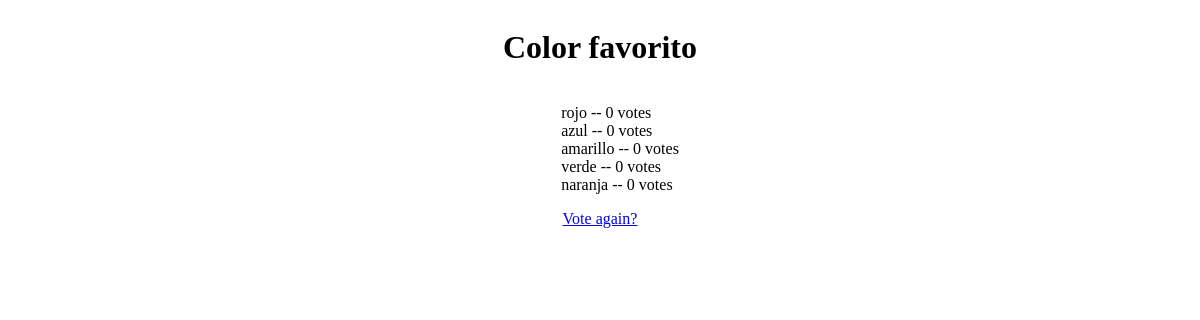
Screenshot of /polls/3/results/ with the database file from the repository.
### polls/models.py (models this page shows, shortened)
class Question(models.Model):
  question_text = models.CharField(max_length=200)
  pub_date = models.DateTimeField('date published')

class Choice(models.Model):
  question = models.ForeignKey(Question, on_delete=models.CASCADE)
  choice_text = models.CharField(max_length=200)
  votes = models.IntegerField(default=0)

### polls/views.py (the view)
# urls.py: path('<int:question_id>/results/', views.results, name='results'),
def results(request, question_id):
  question = get_object_or_404(Question, pk=question_id)
  return render(request, 'polls/results.html', {'question': question})

### polls/templates/polls/results.html
{% load static %}
<link rel="stylesheet" type="text/css" href="{% static 'polls/style.css' %}">
<div class='results'>
  <h1>{{ question.question_text }}</h1>
  <ul class='results__list'>
  {% for choice in question.choice_set.all %}
    <li>{{ choice.choice_text }} -- {{ choice.votes }} vote{{ choice.votes|pluralize }}</li>
  {% endfor %}
  </ul>
  <a href="{% url 'polls:detail' question.id %}">Vote again?</a>
</div>

### polls/static/polls/style.css (style rules this page uses)
.results { display: flex; flex-direction: column; align-items: center; }
.results__list { list-style: none; }

### rows the page displays
Question: question_text "Color favorito"
Choice: choice_text "rojo", votes "0"
Choice: choice_text "azul", votes "0"
Choice: choice_text "amarillo", votes "0"
Choice: choice_text "verde", votes "0"
Choice: choice_text "naranja", votes "0"
